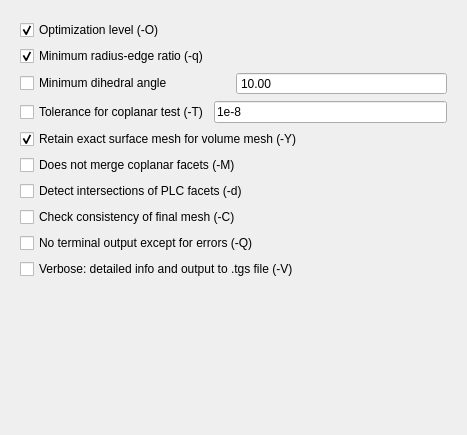
           <widget class="QWidget" name="page_4">
            <property name="geometry">
             <rect>
              <x>0</x>
              <y>0</y>
              <width>467</width>
              <height>435</height>
             </rect>
            </property>
            <attribute name="label">
             <string>Advanced Flags</string>
            </attribute>
            <layout class="QVBoxLayout" name="verticalLayout_12">
             <item>
              <widget class="QWidget" name="widgetAdvancedFlagsT" native="true">
               <layout class="QVBoxLayout" name="verticalLayout_11">
                <item>
                 <widget class="QWidget" name="widget_12" native="true">
                  <layout class="QHBoxLayout" name="horizontalLayout_6">
                   <property name="spacing">
                    <number>5</number>
                   </property>
                   <property name="leftMargin">
                    <number>0</number>
                   </property>
                   <property name="topMargin">
                    <number>0</number>
                   </property>
                   <property name="rightMargin">
                    <number>0</number>
                   </property>
                   <property name="bottomMargin">
                    <number>0</number>
                   </property>
                   <item>
                    <widget class="QCheckBox" name="checkBoxFlagO">
                     <property name="text">
                      <string>Optimization level (-O)</string>
                     </property>
                     <property name="checked">
                      <bool>true</bool>
                     </property>
                    </widget>
                   </item>
                   <item>
                    <widget class="ctkSliderWidget" name="sliderFlagO" native="true">
                     <property name="decimals" stdset="0">
                      <number>0</number>
                     </property>
                     <property name="pageStep" stdset="0">
                      <double>1.000000000000000</double>
                     </property>
                     <property name="minimum" stdset="0">
                      <double>1.000000000000000</double>
                     </property>
                     <property name="maximum" stdset="0">
                      <double>7.000000000000000</double>
                     </property>
                     <property name="value" stdset="0">
                      <double>3.000000000000000</double>
                     </property>
                     <property name="tickInterval" stdset="0">
                      <double>1.000000000000000</double>
                     </property>
                    </widget>
                   </item>
                  </layout>
                 </widget>
                </item>
                <item>
                 <widget class="QWidget" name="widget_13" native="true">
                  <layout class="QHBoxLayout" name="horizontalLayout_7">
                   <property name="spacing">
                    <number>5</number>
                   </property>
                   <property name="leftMargin">
                    <number>0</number>
                   </property>
                   <property name="topMargin">
                    <number>0</number>
                   </property>
                   <property name="rightMargin">
                    <number>0</number>
                   </property>
                   <property name="bottomMargin">
                    <number>0</number>
                   </property>
                   <item>
                    <widget class="QCheckBox" name="checkBoxFlagQ">
                     <property name="text">
                      <string>Minimum radius-edge ratio (-q)</string>
                     </property>
                     <property name="checked">
                      <bool>true</bool>
                     </property>
                    </widget>
                   </item>
                   <item>
                    <widget class="ctkSliderWidget" name="sliderFlagQ" native="true">
                     <property name="decimals" stdset="0">
                      <number>1</number>
                     </property>
                     <property name="singleStep" stdset="0">
                      <double>0.100000000000000</double>
                     </property>
                     <property name="pageStep" stdset="0">
                      <double>0.500000000000000</double>
                     </property>
                     <property name="minimum" stdset="0">
                      <double>1.100000000000000</double>
                     </property>
                     <property name="maximum" stdset="0">
                      <double>2.000000000000000</double>
                     </property>
                     <property name="value" stdset="0">
                      <double>1.400000000000000</double>
                     </property>
                    </widget>
                   </item>
                  </layout>
                 </widget>
                </item>
                <item>
                 <widget class="QWidget" name="widget_4" native="true">
                  <layout class="QHBoxLayout" name="horizontalLayout_26">
                   <property name="spacing">
                    <number>5</number>
                   </property>
                   <property name="leftMargin">
                    <number>0</number>
                   </property>
                   <property name="topMargin">
                    <number>0</number>
                   </property>
                   <property name="rightMargin">
                    <number>0</number>
                   </property>
                   <property name="bottomMargin">
                    <number>0</number>
                   </property>
                   <item>
                    <widget class="QCheckBox" name="MinDihedralAngleCheckBox">
                     <property name="text">
                      <string>Minimum dihedral angle</string>
                     </property>
                    </widget>
                   </item>
                   <item>
                    <widget class="QDoubleSpinBox" name="MinDihedralAngleSpinBox">
                     <property name="buttonSymbols">
                      <enum>QAbstractSpinBox::NoButtons</enum>
                     </property>
                     <property name="value">
                      <double>10.000000000000000</double>
                     </property>
                    </widget>
                   </item>
                  </layout>
                 </widget>
                </item>
                <item>
                 <widget class="QWidget" name="widget_14" native="true">
                  <layout class="QHBoxLayout" name="horizontalLayout_8">
                   <property name="spacing">
                    <number>5</number>
                   </property>
                   <property name="leftMargin">
                    <number>0</number>
                   </property>
                   <property name="topMargin">
                    <number>0</number>
                   </property>
                   <property name="rightMargin">
                    <number>0</number>
                   </property>
                   <property name="bottomMargin">
                    <number>0</number>
                   </property>
                   <item>
                    <widget class="QCheckBox" name="checkBoxFlagT">
                     <property name="text">
                      <string>Tolerance for coplanar test (-T)</string>
                     </property>
                    </widget>
                   </item>
                   <item>
                    <widget class="QLineEdit" name="lineEditFlagT">
                     <property name="text">
                      <string>1e-8</string>
                     </property>
                    </widget>
                   </item>
                  </layout>
                 </widget>
                </item>
                <item>
                 <widget class="QCheckBox" name="checkBoxFlagY">
                  <property name="text">
                   <string>Retain exact surface mesh for volume mesh (-Y)</string>
                  </property>
                  <property name="checked">
                   <bool>true</bool>
                  </property>
                 </widget>
                </item>
                <item>
                 <widget class="QCheckBox" name="checkBoxFlagM">
                  <property name="text">
                   <string>Does not merge coplanar facets (-M)</string>
                  </property>
                 </widget>
                </item>
                <item>
                 <widget class="QCheckBox" name="checkBoxFlagD">
                  <property name="text">
                   <string>Detect intersections of PLC facets (-d)</string>
                  </property>
                 </widget>
                </item>
                <item>
                 <widget class="QCheckBox" name="checkBoxFlagC">
                  <property name="text">
                   <string>Check consistency of final mesh (-C)</string>
                  </property>
                 </widget>
                </item>
                <item>
                 <widget class="QCheckBox" name="checkBoxFlagQ2">
                  <property name="text">
                   <string>No terminal output except for errors (-Q)</string>
                  </property>
                 </widget>
                </item>
                <item>
                 <widget class="QCheckBox" name="checkBoxFlagV">
                  <property name="text">
                   <string>Verbose: detailed info and output to .tgs file (-V)</string>
                  </property>
                 </widget>
                </item>
               </layout>
              </widget>
             </item>
             <item>
              <spacer name="verticalSpacer_2">
               <property name="orientation">
                <enum>Qt::Vertical</enum>
               </property>
               <property name="sizeHint" stdset="0">
                <size>
                 <width>20</width>
                 <height>40</height>
                </size>
               </property>
              </spacer>
             </item>
            </layout>
           </widget>
